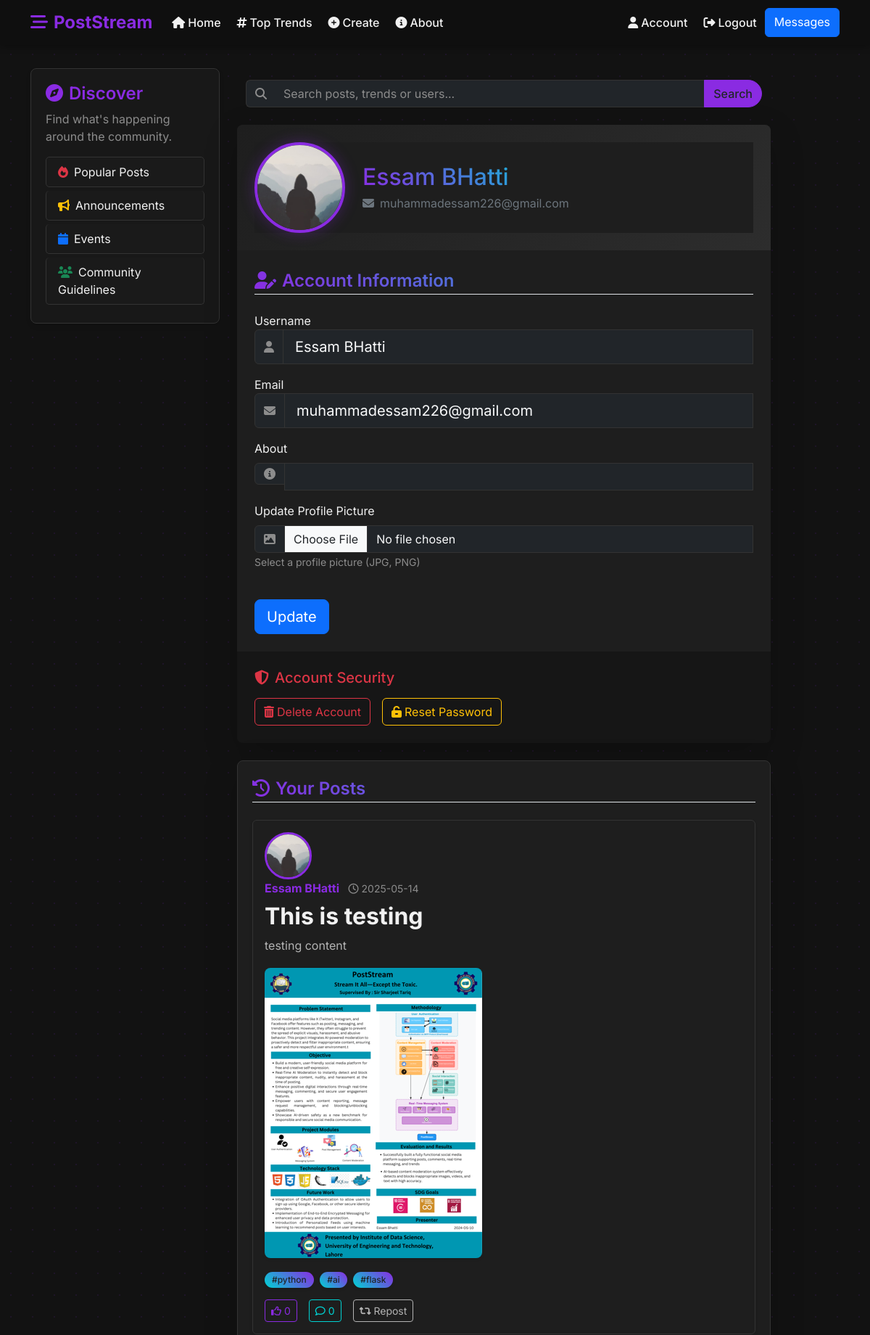
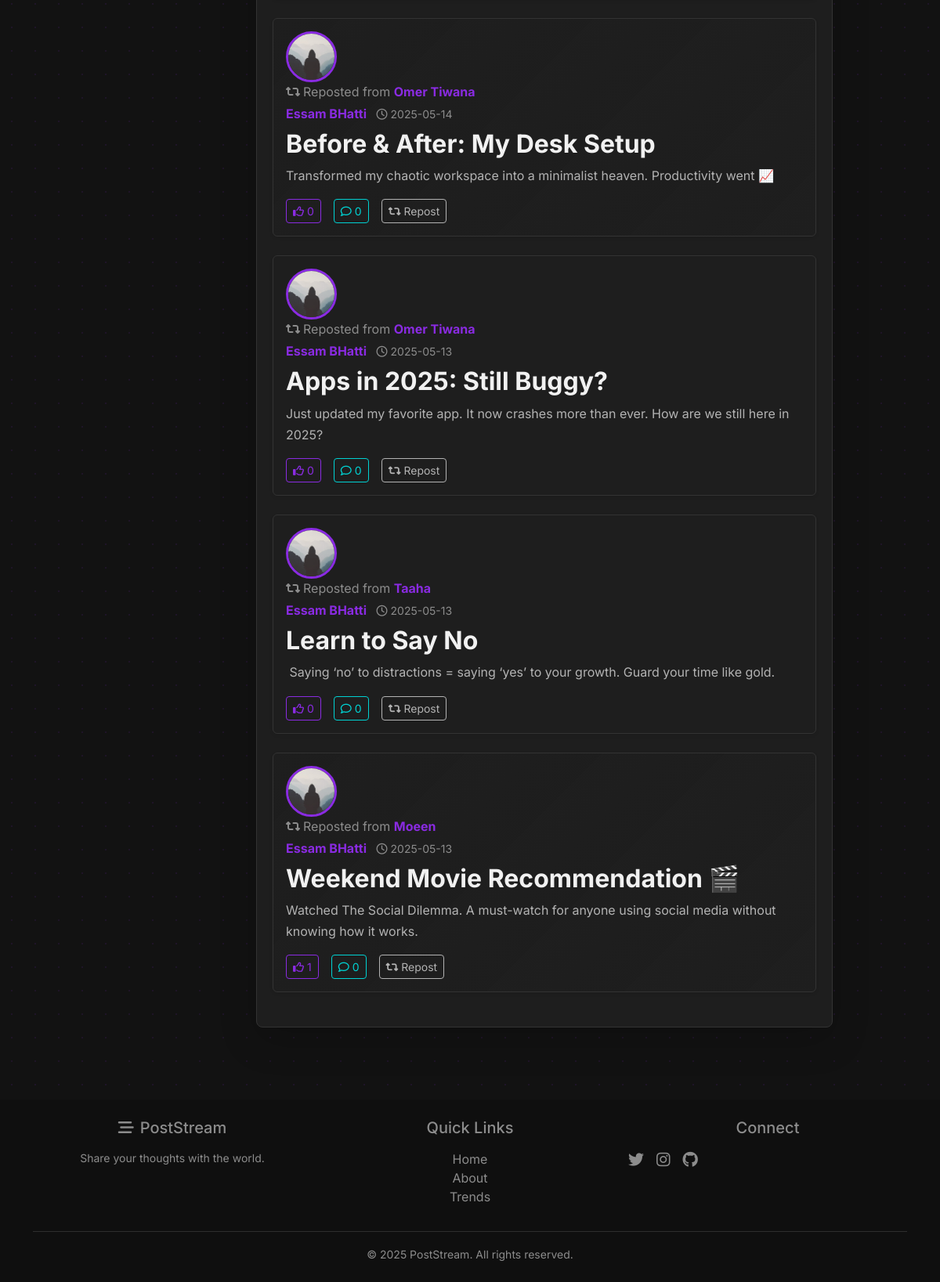
Page /account (signed in) on the committed database (2 pictures, top to bottom).
### flaskblog/models.py (models this page shows, shortened)
class User(db.Model,UserMixin):
    id = db.Column( db.Integer, primary_key=True )
    username = db.Column( db.String(20), nullable=False, unique=True)
    email = db.Column( db.String(120), nullable=False, unique=True)
    about = db.Column( db.String(500), nullable=True, default = ' ')
    image_file = db.Column( db.String(20), nullable=False, default='default.jpg')
    password = db.Column( db.String(60), nullable=False)
    is_confirmed = db.Column(db.Boolean, default=False)
    posts = db.relationship( 'Posts', backref='author', lazy=True ,  cascade="all, delete")
    liked = db.relationship('Posts', secondary=likes,backref=db.backref('likers', lazy='dynamic'), lazy='dynamic')

class Posts(db.Model):
    id = db.Column( db.Integer, primary_key=True )
    title = db.Column( db.String(100), nullable=False)
    date_posted = db.Column( db.DateTime, nullable=False, default=datetime.utcnow)
    content = db.Column( db.Text, nullable=False)
    attachment = db.Column( db.String(20))
    user_id = db.Column( db.Integer, db.ForeignKey('user.id'), nullable=False)
    trends = db.relationship('Trend', secondary=post_trend, back_populates='posts',passive_deletes=True)
    comments = db.relationship('Comment', backref='parent_post', lazy=True, cascade="all, delete-orphan")
    original_post_id = db.Column(db.Integer, db.ForeignKey('posts.id'), nullable=True)
    original_post = db.relationship('Posts', remote_side=[id], backref='reposts')
    @property
    def like_count(self):
        return self.likers.count()

class Trend(db.Model):
    id = db.Column(db.Integer, primary_key=True)
    name = db.Column(db.String(30), unique=True, nullable=False)
    posts = db.relationship('Posts', secondary=post_trend, back_populates='trends')

### flaskblog/routes.py (the view)
@app.route('/account', methods=['GET','POST'])
@login_required
def account():
    form=UpdateAccountForm()
    repost = EmptyForm()
    if form.validate_on_submit():
        email_changed = current_user.email != form.email.data
        if form.picture.data:
            picture_file = save_picture(form.picture.data)
            current_user.image_file = picture_file
        current_user.username = form.username.data
        current_user.about = form.about.data
        if email_changed:
            current_user.email = form.email.data
            current_user.is_confirmed = False
            db.session.commit()
            send_confirmation_email(current_user)
            logout_user()
            flash('Email updated. Please verify your new email to log in.', 'info')
            return redirect(url_for('login'))
        db.session.commit()
        flash('Your account info has been updated!', 'success')
        return redirect(url_for('account'))
    elif request.method =='GET':
        form.username.data=current_user.username
        form.email.data=current_user.email
        form.about.data=current_user.about
    posts = Posts.query.filter_by(author=current_user).order_by(Posts.date_posted.desc()).all()
    image_file=url_for("static" , filename="profile_pics/"+ current_user.image_file)
    return render_template('account.html', title="Account", image_file=image_file, form=form , posts=posts, repost = repost )

### flaskblog/forms.py (shortened to what this page needs)
class UpdateAccountForm(FlaskForm):
    username = StringField('Username', validators=[DataRequired(), Length(min=2, max=20)])
    email = StringField('Email', validators=[DataRequired(), Email()])
    picture = FileField("Update Profile Picture", validators=[FileAllowed(['jpg', 'png', 'jpeg'])])
    about = StringField('About', validators=[Length(max=499)])
    submit = SubmitField('Update')

class EmptyForm(FlaskForm):
    pass

### flaskblog/models.py (called while the page is built)
@login_manager.user_loader
def load_user(user_id):
    return User.query.get(int(user_id))

### flaskblog/templates/account.html (shortened to what this page needs)
{% extends "layout.html" %}
{% block content %}
<div class="container mt-3 mb-4">
  <form action="{{ url_for('search_results') }}" method="GET" class="d-flex">
    <div class="input-group">
      <span class="input-group-text bg-dark border-end-0 text-purple">
        <i class="fas fa-search"></i>
      </span>
      <input class="form-control border-start-0 bg-dark text-light" type="search" name="query" placeholder="Search posts, trends or users..." aria-label="Search" required>
      <button class="btn btn-primaryy" type="submit">Search</button>
    </div>
  </form>
</div>
<div class="content-section shadow-lg p-0 rounded-lg overflow-hidden account-wrapper">
  <div class="profile-header p-4">
    <div class="media d-flex align-items-center">
      <div class="profile-img-container">
        <img alt="profile image" class="rounded-circle account-img" src="{{image_file}}">
      </div>
      <div class="media-body ms-4">
        <h2 class="account-heading mb-1 text-gradient">{{current_user.username}}</h2>
        <p class="text-secondary mb-0">
          <i class="fas fa-envelope me-2"></i>{{current_user.email}}
        </p>
      </div>
    </div>
  </div>
  <div class="account-form-section p-4">
    <form method="POST" action="{{ url_for('account') }}" novalidate enctype="multipart/form-data">
      <fieldset class="form-group">
        <legend class="border-bottom mb-4 text-gradient">
          <i class="fas fa-user-edit me-2"></i>Account Information
        </legend>
        <div class="form-group mb-3">
          {{ form.username.label(class="form-control-label") }}
          <div class="input-group">
            <span class="input-group-text bg-dark"><i class="fas fa-user"></i></span>
            {% if form.username.errors %}
              {{ form.username(class="form-control form-control-lg is-invalid bg-dark text-light") }}
              <div class="invalid-feedback">
                {% for error in form.username.errors %}
                  <span>{{ error }}</span>
                {% endfor %}
              </div>
            {% else %}
              {{ form.username(class="form-control form-control-lg bg-dark text-light") }}
            {% endif %}
          </div>
        </div>
        <div class="form-group mb-3">
          {{ form.email.label(class="form-control-label") }}
          <div class="input-group">
            <span class="input-group-text bg-dark"><i class="fas fa-envelope"></i></span>
            {% if form.email.errors %}
              {{ form.email(class="form-control form-control-lg is-invalid bg-dark text-light") }}
              <div class="invalid-feedback">
                {% for error in form.email.errors %}
                  <span>{{ error }}</span>
                {% endfor %}
              </div>
            {% else %}
              {{ form.email(class="form-control form-control-lg bg-dark text-light") }}
            {% endif %}
          </div>
        </div>
        <div class="form-group mb-3">
          {{ form.about.label(class="form-label") }}
          <div class="input-group">
            <span class="input-group-text bg-dark align-self-start"><i class="fas fa-info-circle"></i></span>
            {% if form.about.errors %}
              {{ form.about(class="form-control form-control-lg is-invalid bg-dark text-light", rows="5") }}
              <div class="invalid-feedback">
                {% for error in form.about.errors %}
                  <span>{{ error }}</span>
                {% endfor %}
              </div>
            {% else %}
              {{ form.about(class="form-control bg-dark text-light", rows="5", placeholder="Tell us about yourself...") }}
            {% endif %}
          </div>
        </div>
        <div class="form-group mb-3">
          {{ form.picture.label(class="form-label") }}
          <div class="input-group">
            <span class="input-group-text bg-dark"><i class="fas fa-image"></i></span>
            {{ form.picture(class="form-control bg-dark text-light") }}
          </div>
          <small class="form-text text-muted">Select a profile picture (JPG, PNG)</small>
        </div>
      </fieldset>
      <div class="form-group mt-4">
        {{ form.submit(class="btn btn-primary btn-lg glow-btn") }}
      </div>
    </form>
  </div>
  <div class="account-actions p-4 bg-darker">
    <h5 class="mb-3 text-danger"><i class="fas fa-shield-alt me-2"></i>Account Security</h5>
    <div class="d-flex gap-3">
      <button class="btn btn-outline-danger" data-bs-toggle="modal" data-bs-target="#deleteModal">
        <i class="fas fa-trash-alt me-1"></i>Delete Account
      </button>
      <a class="btn btn-outline-warning" href="{{url_for('reset_password')}}">
        <i class="fas fa-unlock-alt me-1"></i>Reset Password
      </a>
    </div>
  </div>
</div>
<div class="content-section shadow-lg mt-4">
  <legend class="border-bottom mb-4 text-gradient">
    <i class="fas fa-history me-2"></i>Your Posts
  </legend>
  {% if posts %}
    {% for post in posts %}
    <article class="media content-section mb-4 p-3 border rounded shadow-sm post-card">
      <img class="rounded-circle article-img" src="{{url_for('static', filename='profile_pics/' + post.author.image_file)}}" alt="Profile picture">
      <div class="media-body">
        <div class="article-metadata d-flex justify-content-between align-items-center mb-2">
          <div>
            {% if post.original_post %}
              <p class="text-muted mb-1"><i class="fas fa-retweet me-1"></i>Reposted from <a class="fw-bold text-accent" href="{{ url_for('user_posts', username=post.original_post.author.username) }}">{{ post.original_post.author.username }}</a></p>
            {% endif %}
            <a class="fw-bold text-decoration-none d-inline-block me-2 text-accent" href="{{url_for('user_posts', username=post.author.username)}}">{{ post.author.username }}</a>
            <small class="text-muted"><i class="far fa-clock me-1"></i>{{ post.date_posted.strftime('%Y-%m-%d') }}</small>
          </div>
        </div>
        <h2><a class="article-title text-decoration-none fw-bold hover-glow" href="{{url_for('post', post_id=post.id)}}">{{ post.title }}</a></h2>
        <div class="text-break">
          {% if post.content|length > 300 %}
          <div class="post-content" style="white-space: pre-wrap;">{{ post.content[:300] | safe }}<span class="fade">...</span> <a href="{{ url_for('post', post_id=post.id) }}" class="btn btn-sm btn-dark mt-2">Read more</a></div>
          {% else %}
          <div class="post-content" style="white-space: pre-wrap;">{{ post.content | safe }}</div>
          {% endif %}
        </div>
        {% if post.attachment %}
          {% set ext = post.attachment.split('.')[-1].lower() %}
            {% if ext in ['jpg', 'jpeg', 'png', 'gif', 'webp'] %}
              <div class="mt-3">
                <img src="{{ url_for('static', filename='post_attachments/' + post.attachment) }}" class="post-image shadow-sm" alt="Post attachment">
              </div>
            {% endif %}
        {% endif %}
        {% if post.trends %}
        <div class="mt-3">
          {% for trend in post.trends %}
            <a href="{{ url_for('trend_posts', name=trend.name) }}" class="badge bg-info text-dark me-1 text-decoration-none trend-badge">#{{ trend.name }}</a>
          {% endfor %}
        </div>
        {% endif %}
        <div class="mt-3 d-flex gap-3">
          <form action="{{url_for('like', post_id=post.id)}}" method="POST" style="display: inline;">
            <button class="btn btn-outline-primary btn-sm"><i class="far fa-thumbs-up me-1"></i>{{ post.like_count or 0 }}</button>
          </form>
          <a href="{{ url_for('post', post_id=post.id) }}" class="btn btn-outline-info btn-sm text-decoration-none">
            <i class="far fa-comment me-1"></i>{{ post.comments|length }}
          </a>
          <form action="{{ url_for('repost', post_id=post.id) }}" method="POST">
            <button class="btn btn-sm btn-outline-secondary" type="submit"><i class="fas fa-retweet me-1"></i>Repost</button>
          </form>
        </div>
      </div>
    </article>
    {% endfor %}
  {% endif %}
</div>
{% endblock content %}

### flaskblog/static/main.css (style rules this page uses)
:root { --dark-bg: #121212; --dark-card: #1e1e1e; --dark-input: #2d2d2d; --accent-primary: #8a2be2; --accent-secondary: #5f27cd; --accent-info: #00d2d3; --accent-success: #00b894; --accent-warning: #fdcb6e; --accent-danger: #ff6b6b; --text-primary: #f1f1f1; --text-secondary: #b3b3b3; --text-muted: #8c8c8c; --border-color: #333333; }
body { background-color: var(--dark-bg); color: var(--text-primary); font-family: 'Inter', -apple-system, BlinkMacSystemFont, 'Segoe UI', Roboto, Oxygen, Ubuntu, sans-serif; }
.content-section { background-color: var(--dark-card); border-radius: 8px; padding: 20px; border: 1px solid var(--border-color); margin-bottom: 20px; box-shadow: 0 4px 6px rgba(0, 0, 0, 0.1); transition: transform 0.2s ease, box-shadow 0.2s ease; }
.form-control { background-color: var(--dark-input); border: 1px solid var(--border-color); color: var(--text-primary); }
.form-control::placeholder { color: var(--text-muted); }
.input-group-text { background-color: var(--dark-input); border-color: var(--border-color); color: var(--text-muted); }
.btn-primaryy { background-color: var(--accent-primary); border-color: var(--accent-primary); font-weight: 500; }
.btn-outline-primary { color: var(--accent-primary); border-color: var(--accent-primary); }
.btn-outline-info { color: var(--accent-info); border-color: var(--accent-info); }
.btn-outline-secondary { color: var(--text-secondary); border-color: var(--text-secondary); }
a { color: var(--accent-primary); text-decoration: none; transition: all 0.2s ease; }
.text-muted { color: var(--text-muted) !important; }
.media { background-color: var(--dark-card); border-color: var(--border-color) !important; }
.article-title { color: var(--text-primary); }
.article-img { height: 65px; width: 65px; margin-right: 16px; border: 3px solid var(--accent-primary); }
.post-image { border-radius: 8px; max-width: 100%; }
.badge { font-weight: 500; padding: 5px 10px; border-radius: 20px; }
.bg-info { background-color: var(--accent-info) !important; }
.post-content { line-height: 1.7; color: var(--text-secondary); }
.media { animation: fadeIn 0.3s ease-out; }
.badge.bg-info { background: linear-gradient(45deg, var(--accent-info), var(--accent-primary)) !important; transition: all 0.3s ease; }
.account-img { width: 125px; height: 125px; border: 4px solid var(--accent-primary); }
.input-group .form-control { border-radius: 20px 0 0 20px; }
.input-group .btn { border-radius: 0 20px 20px 0; }
body::before { content: ""; position: fixed; top: 0; left: 0; height: 100%; width: 100%; background-image: radial-gradient(rgba(138, 43, 226, 0.1) 1px, transparent 1px); background-size: 30px 30px; z-index: -1; }
.btn-outline-primary, .btn-outline-info, .btn-outline-secondary { transition: all 0.2s ease; }
legend { color: var(--accent-primary); font-weight: 600; }
.trend-badge { transition: all 0.3s ease; box-shadow: 0 2px 4px rgba(0, 0, 0, 0.1); }
.input-group .form-control { transition: all 0.3s ease; }

### flaskblog/templates/account.html (style rules this page uses)
.account-wrapper { border: none; overflow: hidden; }
.profile-header { background: linear-gradient(135deg, #1e1e1e, #2d2d2d); position: relative; }
.profile-img-container { position: relative; display: inline-block; }
.account-img { width: 125px; height: 125px; border: 4px solid var(--accent-primary); box-shadow: 0 0 20px rgba(138, 43, 226, 0.3); transition: all 0.3s ease; }
.text-gradient { background: linear-gradient(45deg, var(--accent-primary), var(--accent-info)); -webkit-background-clip: text; -webkit-text-fill-color: transparent; }
.bg-darker { background-color: rgba(18, 18, 18, 0.6); }
.glow-btn { position: relative; overflow: hidden; transition: all 0.3s ease; }
.glow-btn:after { content: ''; position: absolute; top: -50%; left: -50%; width: 200%; height: 200%; background: linear-gradient(45deg, rgba(138, 43, 226, 0.2), rgba(0, 210, 211, 0.2)); transform: rotate(45deg); animation: glow 3s infinite linear; z-index: -1; }
.post-card { transition: all 0.3s ease; border: 1px solid var(--border-color) !important; background: linear-gradient(135deg, rgba(30, 30, 30, 0.8), rgba(30, 30, 30, 0.6)); }
.text-accent { color: var(--accent-primary); }
.trend-badge { transition: all 0.3s ease; }

### rows in the picture
User: username "Essam BHatti", email "muhammadessam226@gmail.com"
Posts: image_file (placeholder picture), author.username "Essam BHatti", date_posted "2025-05-14", title "This is testing", content "testing content", attachment (picture), like_count "0", comments|length "0"
Trend: name "python"
Trend: name "ai"
Trend: name "flask"
Posts: image_file (placeholder picture), original_post.author.username "Omer Tiwana", author.username "Essam BHatti", date_posted "2025-05-14", title "Before & After: My Desk Setup", content "Transformed my chaotic workspace into a minimalist heaven. Productivity went 📈", like_count "0", comments|length "0"
Posts: image_file (placeholder picture), original_post.author.username "Omer Tiwana", author.username "Essam BHatti", date_posted "2025-05-13", title "Apps in 2025: Still Buggy?", content "Just updated my favorite app. It now crashes more than ever. How are we still here in 2025?", like_count "0", comments|length "0"
Posts: image_file (placeholder picture), original_post.author.username "Taaha", author.username "Essam BHatti", date_posted "2025-05-13", title "Learn to Say No", content "Saying ‘no’ to distractions = saying ‘yes’ to your growth. Guard your time like gold.", like_count "0", comments|length "0"
Posts: image_file (placeholder picture), original_post.author.username "Moeen", author.username "Essam BHatti", date_posted "2025-05-13", title "Weekend Movie Recommendation 🎬", content "Watched The Social Dilemma. A must-watch for anyone using social media without knowing how it works.", user "1", comments|length "0"
